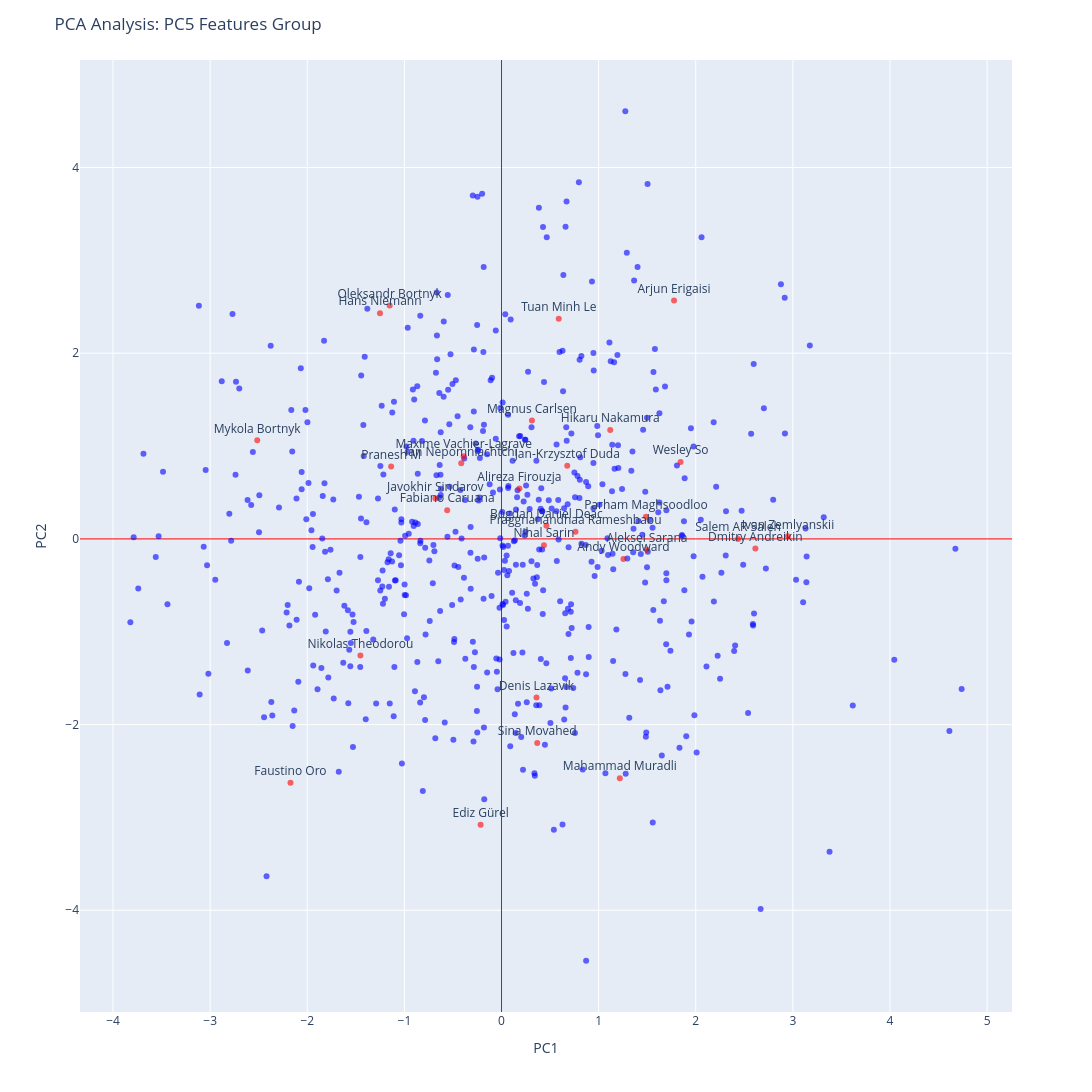

The code cell stored with this chart in its notebook:
### Markdown cell above
# PC 5 6

### Code cell
pc5_cols=['CastlingScore','KingPawnShieldScore','KingDiagonalExposureScore','KingEscapeSquaresScore','PawnIsolateScore','PawnOverlapScore',
          'pawn_6LifeRatio','pawn_7LifeRatio','pawn_4LifeRatio','pawn_5LifeRatio']
fig5, coords5, pca_df5 = run_custom_pca(
    df=df_interpretate, 
    feature_cols=pc5_cols, 
    top_players_list=top_highest_players, 
    title_suffix="PC5 Features Group"
)

fig5.show()
print("PC5 Group Top Players Coords:\n", coords5.head(30))

### Figure 1 — Plotly figure (JSON) as saved in the notebook; plotly's stock layout.template omitted (floating-point values rounded to 4 significant figures; data arrays with more than 128 entries replaced by an {"elided": "..."} marker saying what was removed)
{"data": [{"hovertemplate": "<b>%{hovertext}</b><br><br>is_top=False<br>PC1=%{x}<br>PC2=%{y}<br>text=%{text}<extra></extra>", "hovertext": {"elided": "529 str values"}, "legendgroup": "False", "marker": {"color": "blue", "opacity": 0.6, "symbol": "circle"}, "mode": "markers+text", "name": "False", "orientation": "v", "showlegend": true, "text": {"elided": "529 str values"}, "textposition": "top center", "type": "scatter", "x": {"elided": "529 float values"}, "xaxis": "x", "y": {"elided": "529 float values"}, "yaxis": "y"}, {"hovertemplate": "<b>%{hovertext}</b><br><br>is_top=True<br>PC1=%{x}<br>PC2=%{y}<br>text=%{text}<extra></extra>", "hovertext": ["Aleksei Sarana", "Alireza Firouzja", "Andy Woodward", "Arjun Erigaisi", "Bogdan Daniel Deac", "Denis Lazavik", "Dmitry Andreikin", "Ediz Gürel", "Fabiano Caruana", "Faustino Oro", "Hans Niemann", "Hikaru Nakamura", "Ian Nepomniachtchi", "Ivan Zemlyanskii", "Jan-Krzysztof Duda", "Javokhir Sindarov", "Magnus Carlsen", "Mahammad Muradli", "Maxime Vachier-Lagrave", "Mykola Bortnyk", "Nihal Sarin", "Nikolas Theodorou", "Oleksandr Bortnyk", "Parham Maghsoodloo", "Praggnanandhaa Rameshbabu", "Pranesh M", "Salem AR Saleh", "Sina Movahed", "Tuan Minh Le", "Wesley So"], "legendgroup": "True", "marker": {"color": "red", "opacity": 0.6, "symbol": "circle"}, "mode": "markers+text", "name": "True", "orientation": "v", "showlegend": true, "text": ["Aleksei Sarana", "Alireza Firouzja", "Andy Woodward", "Arjun Erigaisi", "Bogdan Daniel Deac", "Denis Lazavik", "Dmitry Andreikin", "Ediz Gürel", "Fabiano Caruana", "Faustino Oro", "Hans Niemann", "Hikaru Nakamura", "Ian Nepomniachtchi", "Ivan Zemlyanskii", "Jan-Krzysztof Duda", "Javokhir Sindarov", "Magnus Carlsen", "Mahammad Muradli", "Maxime Vachier-Lagrave", "Mykola Bortnyk", "Nihal Sarin", "Nikolas Theodorou", "Oleksandr Bortnyk", "Parham Maghsoodloo", "Praggnanandhaa Rameshbabu", "Pranesh M", "Salem AR Saleh", "Sina Movahed", "Tuan Minh Le", "Wesley So"], "textposition": "top center", "type": "scatter", "x": [1.498, 0.1841, 1.255, 1.776, 0.4624, 0.3602, 2.614, -0.2151, -0.5596, -2.173, -1.251, 1.119, -0.4143, 2.949, 0.6768, -0.6812, 0.3133, 1.218, -0.3896, -2.515, 0.4366, -1.453, -1.152, 1.487, 0.7618, -1.137, 2.435, 0.3679, 0.5892, 1.844], "xaxis": "x", "y": [-0.1172, 0.5419, -0.2167, 2.567, 0.1417, -1.707, -0.1024, -3.079, 0.3094, -2.627, 2.431, 1.174, 0.8148, 0.02748, 0.7885, 0.4361, 1.276, -2.578, 0.8908, 1.062, -0.06771, -1.257, 2.514, 0.2374, 0.07657, 0.7809, -0.002126, -2.198, 2.371, 0.8287], "yaxis": "y"}], "layout": {"height": 1500, "legend": {"title": {"text": "is_top"}, "tracegroupgap": 0}, "margin": {"t": 60}, "showlegend": false, "title": {"text": "PCA Analysis: PC5 Features Group"}, "width": 1500, "xaxis": {"anchor": "y", "domain": [0, 1], "title": {"text": "PC1"}, "zeroline": true, "zerolinecolor": "red", "zerolinewidth": 1}, "yaxis": {"anchor": "x", "domain": [0, 1], "title": {"text": "PC2"}, "zeroline": true, "zerolinecolor": "red", "zerolinewidth": 1}}}
